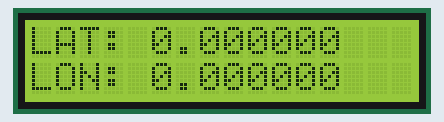
Recording of a sketch running on a simulated ESP32. Parts: 16×2 character LCD.

Above: at 0.1 s.
At 2.2 s:
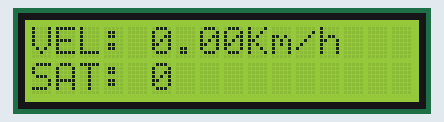
At 4.2 s:
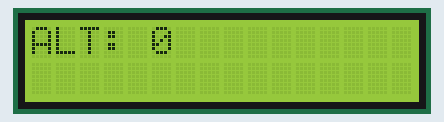
At 6.2 s:
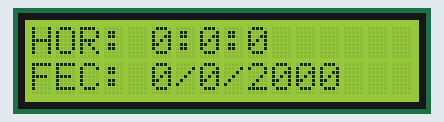

The sketch:

E2.ino
```cpp
/*---------------------------------------------
  Curso de Desarrollo IoT
  Módulo: Masters
  Clase: 2
  Ejercicio: 2

  PINOUT:
  (PCF8574)
  SDA -> D21
  SCL -> D22

  (NEO 6M)
  TX -> RX2
  RX -> TX2
---------------------------------------------*/

#include <Wire.h>
#include <LiquidCrystal_I2C.h>
#include <TinyGPS++.h>

const int pinRX = 16;
const int pinTX = 17;

HardwareSerial neogps(1);

// Configuración del LCD
int direccion_i2c = 0x27;
int columnas_lcd = 16;
int filas_lcd = 2;

// Crear una instancia de LiquidCrystal_I2C
LiquidCrystal_I2C lcd(direccion_i2c, columnas_lcd, filas_lcd);

// Crear una instancia de TinyGPS++
TinyGPSPlus gps;

void setup() {
  Serial.begin(115200);
  neogps.begin(9600, SERIAL_8N1, pinRX, pinTX);

  lcd.init();
  lcd.backlight();
  lcd.clear();
}

void loop() {
  lcd.clear();
  lcd.print("LAT: ");
  lcd.print(gps.location.lat(), 6);
  lcd.setCursor(0, 1);
  lcd.print("LON: ");
  lcd.print(gps.location.lng(), 6);
  delay(2000);

  lcd.clear();
  lcd.print("VEL: ");
  lcd.print(gps.speed.kmph());
  lcd.print("Km/h");
  lcd.setCursor(0, 1);
  lcd.print("SAT: ");
  lcd.print(gps.satellites.value());
  delay(2000);

  lcd.clear();
  lcd.print("ALT: ");
  lcd.print(gps.altitude.meters(), 0);
  delay(2000);

  lcd.clear();
  lcd.print("HOR: ");
  lcd.print(gps.time.hour());
  lcd.print(":");
  lcd.print(gps.time.minute());
  lcd.print(":");
  lcd.print(gps.time.second());
  lcd.setCursor(0, 1);
  lcd.print("FEC: ");
  lcd.print(gps.date.day());
  lcd.print("/");
  lcd.print(gps.date.month());
  lcd.print("/");
  lcd.print(gps.date.year());
  delay(2000);
}
```

Measured:
- by itself, everything shown: repeats every 8.1 s, in 4 steps
- what the display in image 1 shows lasts 2.0 s, from 2.1 s to 4.1 s
